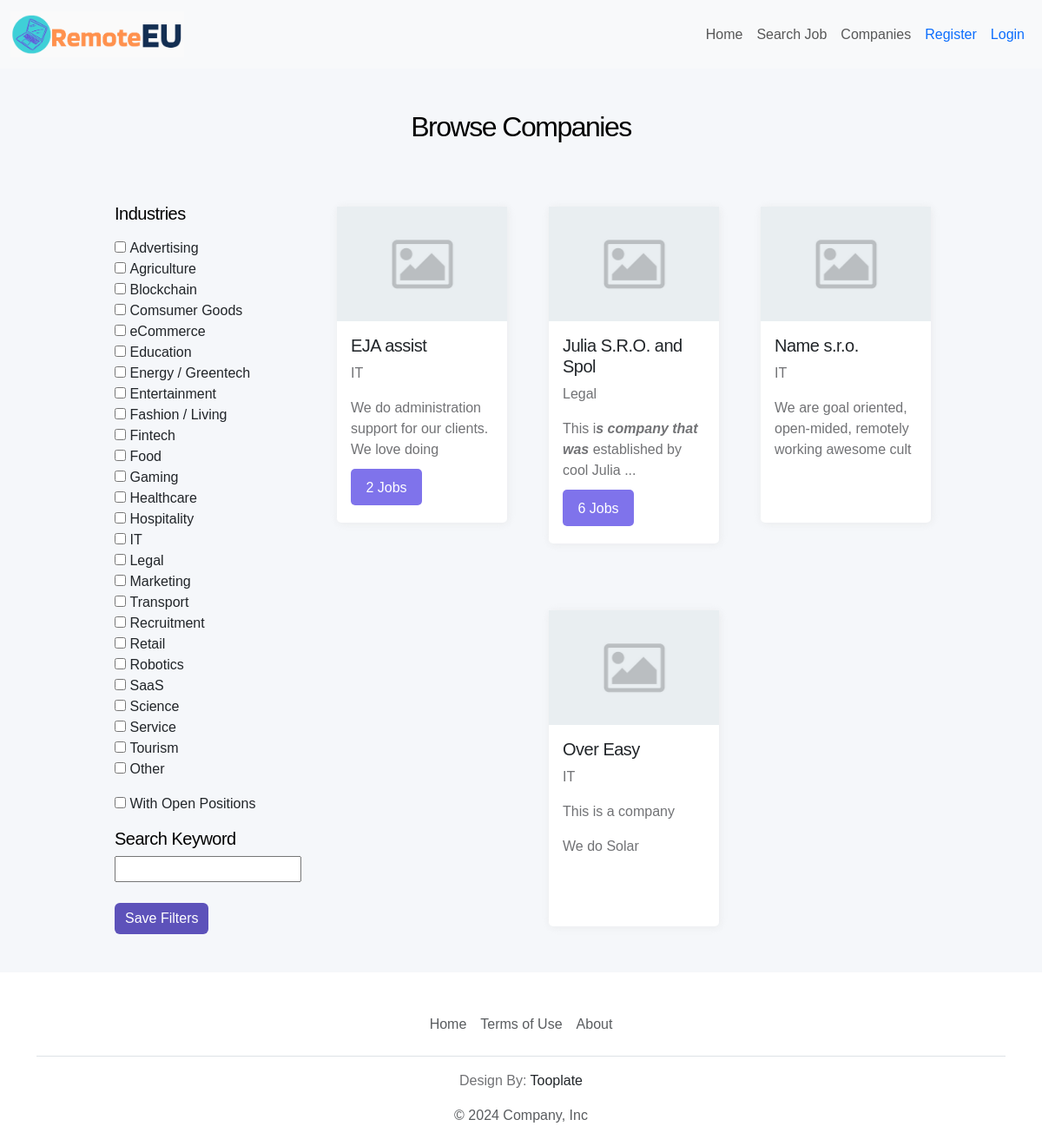
Page /companies on the earlier database version.
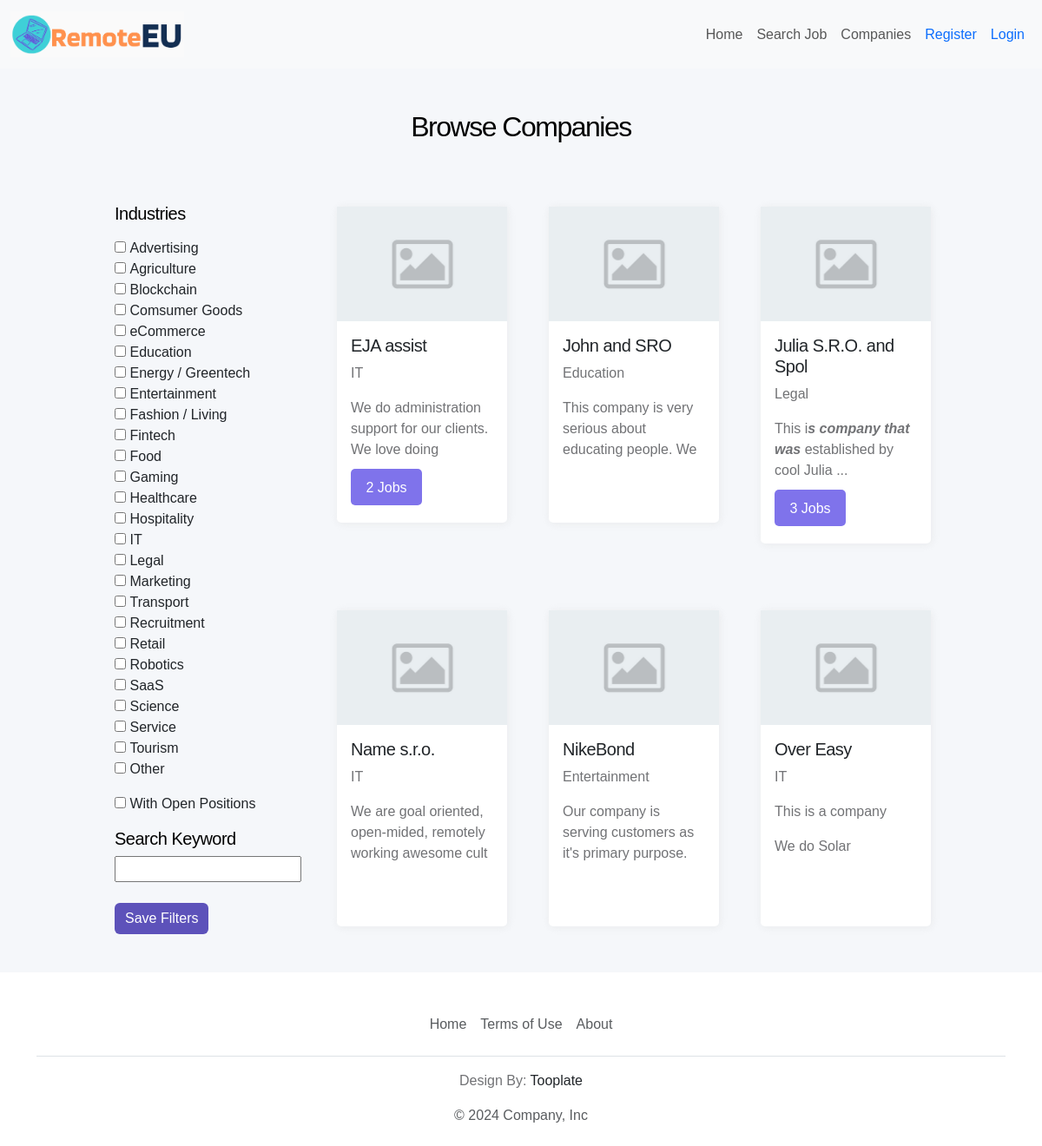
Same page on the later database version.
### tables.py (models this page shows, shortened)
class Company(db.Model):
    id: Mapped[int] = mapped_column(Integer, primary_key=True)
    name: Mapped[str] = mapped_column(String(100))
    name_slug: Mapped[str] = mapped_column(String(100))
    url: Mapped[str] = mapped_column(String(300))
    industry: Mapped[str] = mapped_column(String(100))
    about: Mapped[str] = mapped_column(String(1000))
    contact: Mapped[str] = mapped_column(String(100))
    num_of_jobs: Mapped[int] = mapped_column(Integer)
    num_of_hidden_jobs: Mapped[int] = mapped_column(Integer)
    address: Mapped[str] = mapped_column(String(100))
    administrator_id: Mapped[int] = mapped_column(Integer, ForeignKey(User1.id))

### main.py (the view, shortened to what this page needs)
@app.route('/companies', methods=['GET', 'POST'])
def companies():
    search = request.args.getlist('search')
    industry = request.args.getlist('industry')
    filter_form = SideIndustryToolbar()
    filter_conditions_ind = []
    active_jobs_only = False
    companies_full_info = Company.query.filter(and_(
        Company.url != '',
        Company.about != '',
        Company.contact != '',
        Company.address != ''
    )).all()
    companies_full_info_ids = {company.id for company in companies_full_info}
    if len(industry) == 0 and len(search) == 0:
        print('NO PARAMS')
        companies_intersection = Company.query.order_by(Company.name).filter(and_(
            Company.url != '',
            Company.about != '',
            Company.contact != '',
            Company.address != ''
        )).all()
    companies_len = len(companies_intersection)
    return render_template('companies.html',
                           companies_len=companies_len,
                           url_query=industry,
                           search_query=search,
                           form=filter_form,
                           industries = company_industries,
                           companies=companies_intersection,
                           logged_in = current_user.is_authenticated)

### templates/companies.html (shortened to what this page needs)
{% extends "base.html" %} {% block content %}
<section id="companies">
<div class="container-fluid">
    <div class="row justify-content-center align-items-center">
        <div class="col-12 text-center">
            <h2 class="m-5">Browse Companies</h2>
        </div>
    </div>
</div>
<div class="container-fluid">
    <div class="row d-flex justify-content-center">
        <div class="col-xxl-10 col-xl-10 col-lg-11 col-md-12 col-sm-12 d-flex job-board-wrap">
            <div class="col-lg-3 col-md-3 col-sm-12 side-tool-div">
                <form id="category-form" action="{{ url_for('companies') }}" method="POST">
                    <div class="form-wrap">
                        <div class="flex-fill">
                            <h5 class="cat-heading mb-3">Industries</h5>
                            <div id="filters-category" class="filter-div filters-category">
                                {% for industry in industries %}
                                    {% if industry in url_query %}
                                        {{ form[industry](checked="checked") }}
                                    {% else %}
                                        {{ form[industry]() }}
                                    {% endif %}
                                    {{ form[industry].label(class="form-label") }}
                                    <br>
                                {% endfor %}
                            </div>
                        </div>
                    </div>
                    <div class="my-3">
                        {% if 'activejobs' in url_query %}
                            {{form.activejobs(checked="checked")}}
                        {% else %}
                            {{form.activejobs()}}
                        {% endif %}
                        {{form.activejobs.label(class="form-label")}}
                    </div>
                    <div class="form-wrap second-line-wrap">
                        <div class="filters-search">
                            <h5 class="mt-3">Search Keyword</h5>
                            {{ form.searchfield(value=search_query[0]) }}
                            <br>
                            <br>
                        </div>
                        <div class="filters-submit">
                            {{ form.submitindustry(value="Save Filters", class="primary-btn btn") }}
                        </div>
                    </div>
                </form>
            </div>
            <div class="col-lg-9 col-md-9 col-sm-12 companies-results row d-flex justify-content-center">
                {% for comp in companies %}
                    <div class="p-4 col-sm-10 col-md-5 col-lg-5 col-xl-4">
                    <div class="white-div shadow-light d-flex flex-column position-relative shadow-strong-hover company-card-div">
                        <img src="static/images/placeholder-image.jpg" alt="">
                        <div class="p-3">
                            <h5><a class="stretched-link link-dark" href="{{ url_for('company', comp_id=comp.id, name=comp.name_slug ) }}">{{ comp.name }}</a></h5>
                            <p>{{comp.industry}}</p>
                            <div class="company-card-description mb-2">
                                {{ (comp.about[:80])|safe }}...
                            </div>
                            <div class="company-card-fyll-space d-flex align-items-center">
                            {% if comp.num_of_jobs > 0 %}
                                <div class="job-promo">
                                    {% if comp.num_of_jobs == 1 %}
                                        <p>{{ comp.num_of_jobs }} Job</p>
                                    {% elif comp.num_of_jobs > 1 %}
                                        <p>{{ comp.num_of_jobs }} Jobs</p>
                                    {% endif %}
                                </div>
                            {% endif %}
                            </div>
                        </div>
                    </div>
                </div>
                {% endfor %}
            </div>
        </div>
    </div>
</div>
</section>
{% endblock %}

### templates/base.html (shortened to what this page needs)
<!DOCTYPE html>
<html>
  <head>
    <link href="https://cdn.jsdelivr.net/npm/bootstrap@5.3.2/dist/css/bootstrap.min.css" rel="stylesheet">
    <link
      rel="stylesheet"
      href="{{ url_for('static', filename='css/styles.css')}}"
    />
    <link href="https://cdn.quilljs.com/1.3.6/quill.snow.css" rel="stylesheet">
  </head>
  <body>
    <nav class="navbar navbar-expand-lg navbar-light bg-light">
      <div class="container-fluid">
      <a class="navbar-brand" href="/"><img src="{{url_for('static', filename='/images/logos/7.png')}}" alt="page logo" width="200"></a>
      <div class="collapse navbar-collapse nav-to-the-right" id="navbarSupportedContent">
        <ul class="navbar-nav ml-auto">
          <li class="nav-item">
            <a class="nav-link" href="{{ url_for('home') }}">Home</a>
          </li>
          <li class="nav-item">
            <a class="nav-link" href="{{ url_for('board') }}">Search Job</a>
          </li>
          <li class="nav-item">
            <a class="nav-link" href="{{ url_for('companies') }}">Companies</a>
          </li>
          {% if not logged_in: %}
          <li class="nav-item">
            <a class="nav-link text-primary" href="{{ url_for('register') }}">Register</a>
          </li>
          <li class="nav-item">
            <a class="nav-link text-primary" href="{{ url_for('login') }}">Login</a>
          </li>
          {% endif %}
        </ul>
      </div>
    </div>
    </nav>
    {% block content %} {% endblock %}
    <div class="container">
        <footer class="py-3 my-4">
          <ul class="nav justify-content-center border-bottom pb-3 mb-3">
            <li class="nav-item"><a href="#" class="nav-link px-2 text-body-secondary">Home</a></li>
            <li class="nav-item"><a href="#" class="nav-link px-2 text-body-secondary">Terms of Use</a></li>
            <li class="nav-item"><a href="{{ url_for('about') }}" class="nav-link px-2 text-body-secondary">About</a></li>
          </ul>
          <p class="text-center">Design By: <a href="https://www.tooplate.com/" class="link-dark">Tooplate</a></p>
          <p class="text-center text-body-secondary">© 2024 Company, Inc</p>
        </footer>
      </div>
  </body>
</html>

### static/css/styles.css (style rules this page uses)
:root { --white-color: #ffffff; --primary-color: #5d52ba; --secondary-color: #0dcaf0; --section-bg-color: #f0f8ff; --section-bg-color2: #f5f7fa; --custom-btn-bg-color: #f65129; --social-icon-link-bg-color: #7f73eb; --dark-color: #000000; --p-color: #717275; --border-color: #e9eaeb; --body-font-family: 'League Spartan', sans-serif; }
body { background-color: var(--white-color); font-family: var(--body-font-family); }
h1, h2, h3, h4, h5, h6 { color: var(--dark-color); font-weight: var(--font-weight-semibold); letter-spacing: -0.5px; }
h1, h2 { letter-spacing: -1.5px; }
p { color: var(--p-color); font-size: var(--p-font-size); font-weight: var(--font-weight-light); }
a { text-decoration: none; }
section { background-color: var(--section-bg-color2); }
.nav-to-the-right { display: flex; justify-content: end; }
.primary-btn { background: var(--primary-color); border: none; color: var(--white-color); font-size: var(--p-font-size); font-weight: var(--font-weight-normal); transition: all 0.3s; margin-bottom: 24px; }
.white-div { background: var(--white-color); border-radius: 5px; }
.shadow-light { -webkit-box-shadow: 1px 1px 10px 0px rgba(217,217,217,0.4); -moz-box-shadow: 1px 1px 10px 0px rgba(217,217,217,0.4); box-shadow: 1px 1px 10px 0px rgba(217,217,217,0.4); }
.form-label { margin-bottom: 0; }
.side-tool-div { margin: 10px; padding: 10px; }
.job-promo { background-color: #7f73eb; height: 42px; width: 50%; border-radius: 5px; padding: 10px; display: flex; justify-content: center; }
.job-promo p { color: white; }
.company-card-description { height: 70px; overflow: hidden; }
.company-card-fyll-space { height: 50px; }

Differences in the rows shown:
added Company: name "John and SRO", industry "Education", about "This company is very serious about educating people. We…"
changed Company "Julia S.R.O. and Spol": num_of_jobs "6" → "3"
added Company: name "NikeBond", industry "Entertainment", about "Our company is serving customers as it's primary purpose.…"
